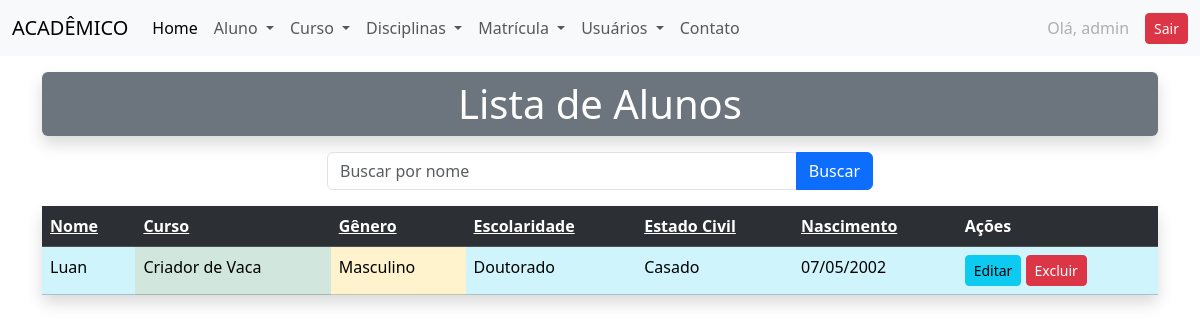
Before: /alunos/ (signed in) with the older database file.
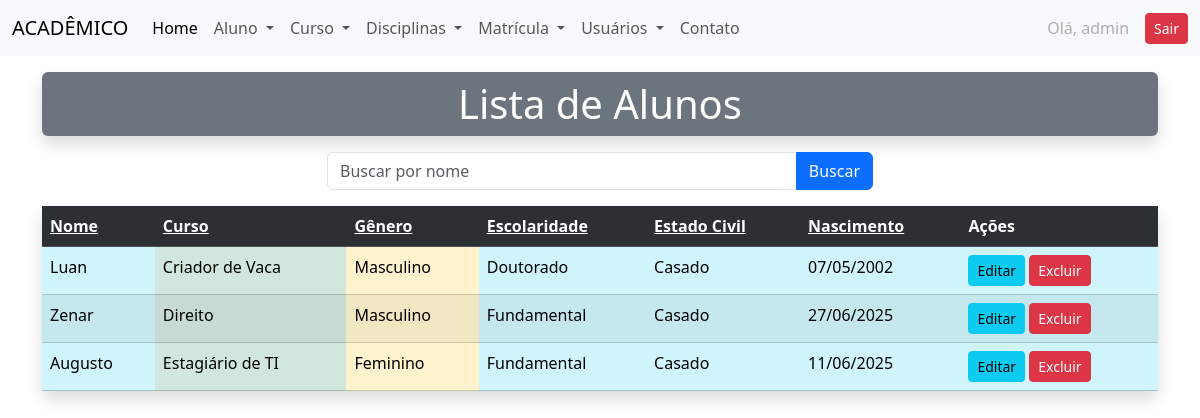
After: the same page with the newer database file.
### academico/models.py (models this page shows, shortened)
class Aluno(models.Model):
    nome = models.CharField(max_length=100)
    data_nascimento = models.DateField()
    cpf = models.CharField(max_length=14, unique=True)
    genero = models.CharField(max_length=2, choices=GENERO_CHOICES)
    estado_civil = models.CharField(
        max_length=30, choices=ESTADO_CIVIL_CHOICES)
    escolaridade = models.CharField(
        max_length=50, choices=ESCOLARIDADE_CHOICES)
    curso = models.ForeignKey(Curso, on_delete=models.RESTRICT)
    ativo = models.BooleanField(default=True)

class Curso(models.Model):
    nome = models.CharField(max_length=100)
    def __str__(self):
        return self.nome

### academico/views.py (the view)
# urls.py: path('alunos/', alunos, name='alunos'),
@login_required
def alunos(request):
    query = request.GET.get('busca', '')
    if query:
        alunos = Aluno.objects.filter(ativo=True, nome__icontains=query)
    else:
        alunos = Aluno.objects.filter(ativo=True)
    dados = {'alunos': alunos, 'ativos': True, 'query': query}
    return render(request, 'academico/aluno/lista_alunos.html', dados)

### academico/templates/academico/aluno/lista_alunos.html (shortened to what this page needs)
{% extends 'academico/base.html' %}
{% block content %}
<div class="container my-3">
    {% if ativos %}
    <h1 class="text-center bg-secondary text-white py-2 shadow rounded">Lista de Alunos</h1>
    {% else %}
    <h1 class="text-center bg-secondary text-white py-2 shadow rounded">Lista de Alunos Inativos</h1>
    {% endif %}
</div>
{% include 'academico/partials/_busca.html' %}
<div class="container">
    <table class="table table-striped table-hover rounded shadow">
        <tr class="table-dark">
            {% if ativos %}
            <th><a class="text-white" href="{% url 'ordenar_alunos' 'nome' %}?busca={{ query }}">Nome</a></th>
            <th><a class="text-white" href="{% url 'ordenar_alunos' 'curso' %}?busca={{ query }}">Curso</a></th>
            <th><a class="text-white" href="{% url 'ordenar_alunos' 'genero' %}?busca={{ query }}">Gênero</a></th>
            <th><a class="text-white"
                    href="{% url 'ordenar_alunos' 'escolaridade' %}?busca={{ query }}">Escolaridade</a></th>
            <th><a class="text-white" href="{% url 'ordenar_alunos' 'estado_civil' %}?busca={{ query }}">Estado
                    Civil</a></th>
            <th><a class="text-white"
                    href="{% url 'ordenar_alunos' 'data_nascimento' %}?busca={{ query }}">Nascimento</a></th>
            <th>Ações</th>
            {% endif %}
        </tr>
        {% for aluno in alunos %}
        <tr class="table-info">
            <td>{{ aluno.nome }}</td>
            <td class="table-success">{{ aluno.curso }}</td>
            <td class="table-warning">{{ aluno.get_genero_display }}</td>
            <td>{{ aluno.get_escolaridade_display }}</td>
            <td>{{ aluno.get_estado_civil_display }}</td>
            <td>{{ aluno.data_nascimento|date:"d/m/Y" }}</td>
            <td>
                {% if ativos %}
                <a href="{% url 'editar_aluno' aluno.id %}" class="btn btn-info btn-sm">Editar</a>
                <a href="{% url 'excluir_aluno' aluno.id %}" class="btn btn-danger btn-sm">Excluir</a>
                {% else %}
                <a href="{% url 'ativar_aluno' aluno.id %}" class="btn btn-success btn-sm">Ativar</a>
                {% endif %}
            </td>
        </tr>
        {% endfor %}
    </table>
</div>
{% endblock %}

### academico/templates/academico/base.html (shortened to what this page needs)
<!DOCTYPE html>
<html lang="en">
<head>
    <link href="https://cdn.jsdelivr.net/npm/bootstrap@5.3.6/dist/css/bootstrap.min.css" rel="stylesheet"
>
</head>
<body>
    {% include 'academico/partials/_menu.html' %}
    {% block content %}{% endblock %}
</body>
</html>

### academico/templates/academico/partials/_menu.html (shortened to what this page needs)
<nav class="navbar navbar-expand-lg bg-body-tertiary">
    <div class="container-fluid">
        <a class="navbar-brand" href="#">ACADÊMICO</a>
        <div class="collapse navbar-collapse" id="navbarNavDropdown">
            <ul class="navbar-nav">
                <li class="nav-item">
                    <a class="nav-link active" aria-current="page" href="{% url 'index' %}">Home</a>
                </li>
                <li class="nav-item dropdown">
                    <a class="nav-link dropdown-toggle" href="#" role="button" data-bs-toggle="dropdown"
                        aria-expanded="false">
                        Aluno
                    </a>
                </li>
                <li class="nav-item dropdown">
                    <a class="nav-link dropdown-toggle" href="#" role="button" data-bs-toggle="dropdown"
                        aria-expanded="false">
                        Curso
                    </a>
                </li>
                <li class="nav-item dropdown">
                    <a class="nav-link dropdown-toggle" href="#" role="button" data-bs-toggle="dropdown"
                        aria-expanded="false">
                        Disciplinas
                    </a>
                </li>
                <li class="nav-item dropdown">
                    <a class="nav-link dropdown-toggle" href="#" role="button" data-bs-toggle="dropdown"
                        aria-expanded="false">
                        Matrícula
                    </a>
                </li>
                <li class="nav-item dropdown">
                    <a class="nav-link dropdown-toggle" href="#" role="button" data-bs-toggle="dropdown"
                        aria-expanded="false">
                        Usuários
                    </a>
                </li>
                <li class="nav-item">
                    <a class="nav-link" href="{% url 'contato' %}">Contato</a>
                </li>
            </ul>
            {% if user.is_authenticated %}
            <ul class="navbar-nav ms-auto">
                <li class="nav-item">
                    <div class="d-flex align-items-center gap-2">
                        <span class="nav-link disabled mb-0">Olá, {{ user.username }}</span>
                        <a class="btn btn-danger btn-sm" href="{% url 'logout' %}">Sair</a>
                    </div>
                </li>
            </ul>
            {% endif %}
        </div>
    </div>
</nav>

### academico/templates/academico/partials/_busca.html
<div class="container my-3">
    <div class="row">
        <div class="col-6 mx-auto">
            <form method="get">
                <div class="input-group">
                    <input class="form-control" type="text" name="busca" placeholder="Buscar por nome"
                        value="{{ query|default:'' }}">
                    <button class="btn btn-primary" type="submit">Buscar</button>
                </div>
            </form>
        </div>
    </div>
</div>

Changed rows visible on the page:
added Aluno: nome "Zenar", curso "Direito", genero "Masculino", escolaridade "Fundamental", estado_civil "Casado", data_nascimento "27/06/2025"
added Aluno: nome "Augusto", curso "Estagiário de TI", genero "Feminino", escolaridade "Fundamental", estado_civil "Casado", data_nascimento "11/06/2025"
